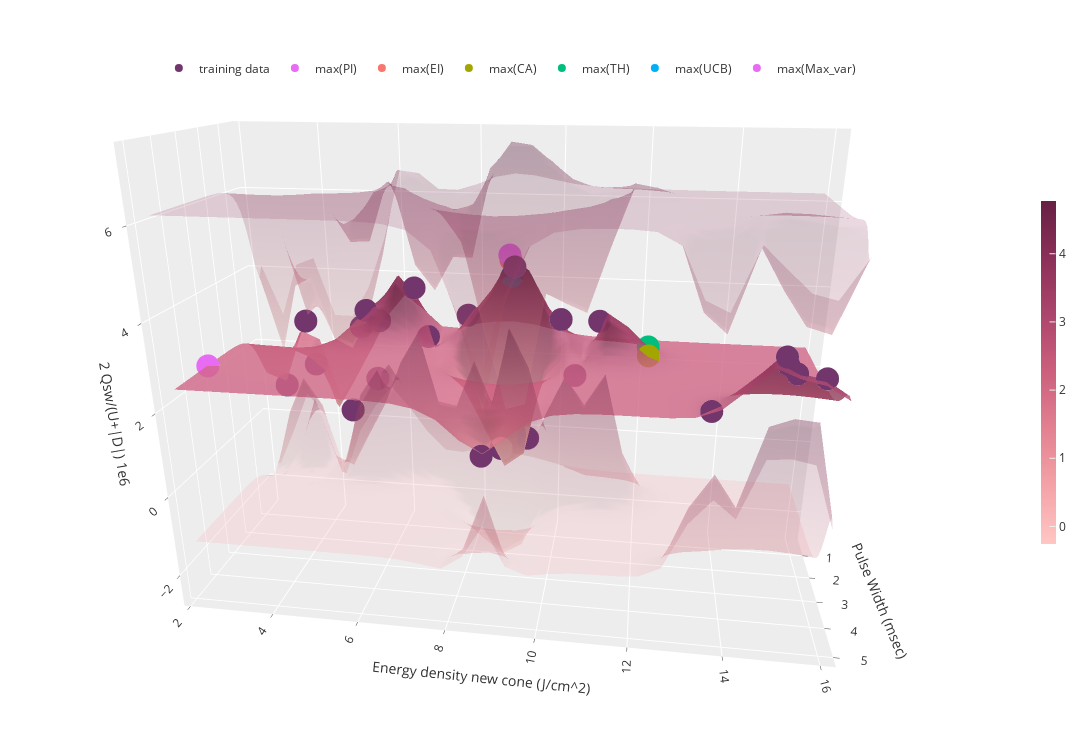

Notebook source saved alongside this figure:
### Code cell
vis_acq(raw_train_x, train_y, raw_test_grid, pred_labels, upper_surf, lower_surf, acqs)

### Figure 1 — Plotly figure (JSON) as saved in the notebook; plotly's stock layout.template omitted (floating-point values rounded to 4 significant figures; data arrays with more than 128 entries replaced by an {"elided": "..."} marker saying what was removed)
{"data": [{"colorbar": {"len": 0.5, "thickness": 15}, "colorscale": [[0, "rgb(255, 198, 196)"], [0.1667, "rgb(244, 163, 168)"], [0.3333, "rgb(227, 129, 145)"], [0.5, "rgb(204, 96, 125)"], [0.6667, "rgb(173, 70, 108)"], [0.8333, "rgb(139, 48, 88)"], [1, "rgb(103, 32, 68)"]], "name": "GP regression", "opacity": 0.8, "x": [0.3393, 0.5055, 0.6718, 0.8381, 1.004, 1.171, 1.337, 1.503, 1.669, 1.836, 2.002, 2.168, 2.334, 2.501, 2.667, 2.833, 2.999, 3.166, 3.332, 3.498, 3.664, 3.831, 3.997, 4.163, 4.329, 4.496, 4.662, 4.828, 4.994, 5.161], "y": [2.276, 2.746, 3.215, 3.685, 4.154, 4.624, 5.094, 5.563, 6.033, 6.502, 6.972, 7.441, 7.911, 8.381, 8.85, 9.32, 9.789, 10.26, 10.73, 11.2, 11.67, 12.14, 12.61, 13.08, 13.55, 14.02, 14.49, 14.95, 15.42, 15.89], "z": {"elided": "30x30 float values"}, "type": "surface"}, {"colorscale": [[0, "rgb(255, 198, 196)"], [0.1667, "rgb(244, 163, 168)"], [0.3333, "rgb(227, 129, 145)"], [0.5, "rgb(204, 96, 125)"], [0.6667, "rgb(173, 70, 108)"], [0.8333, "rgb(139, 48, 88)"], [1, "rgb(103, 32, 68)"]], "opacity": 0.2, "showscale": false, "x": [0.3393, 0.5055, 0.6718, 0.8381, 1.004, 1.171, 1.337, 1.503, 1.669, 1.836, 2.002, 2.168, 2.334, 2.501, 2.667, 2.833, 2.999, 3.166, 3.332, 3.498, 3.664, 3.831, 3.997, 4.163, 4.329, 4.496, 4.662, 4.828, 4.994, 5.161], "y": [2.276, 2.746, 3.215, 3.685, 4.154, 4.624, 5.094, 5.563, 6.033, 6.502, 6.972, 7.441, 7.911, 8.381, 8.85, 9.32, 9.789, 10.26, 10.73, 11.2, 11.67, 12.14, 12.61, 13.08, 13.55, 14.02, 14.49, 14.95, 15.42, 15.89], "z": {"elided": "30x30 float values"}, "type": "surface"}, {"colorscale": [[0, "rgb(255, 198, 196)"], [0.1667, "rgb(244, 163, 168)"], [0.3333, "rgb(227, 129, 145)"], [0.5, "rgb(204, 96, 125)"], [0.6667, "rgb(173, 70, 108)"], [0.8333, "rgb(139, 48, 88)"], [1, "rgb(103, 32, 68)"]], "opacity": 0.2, "showscale": false, "x": [0.3393, 0.5055, 0.6718, 0.8381, 1.004, 1.171, 1.337, 1.503, 1.669, 1.836, 2.002, 2.168, 2.334, 2.501, 2.667, 2.833, 2.999, 3.166, 3.332, 3.498, 3.664, 3.831, 3.997, 4.163, 4.329, 4.496, 4.662, 4.828, 4.994, 5.161], "y": [2.276, 2.746, 3.215, 3.685, 4.154, 4.624, 5.094, 5.563, 6.033, 6.502, 6.972, 7.441, 7.911, 8.381, 8.85, 9.32, 9.789, 10.26, 10.73, 11.2, 11.67, 12.14, 12.61, 13.08, 13.55, 14.02, 14.49, 14.95, 15.42, 15.89], "z": {"elided": "30x30 float values"}, "type": "surface"}, {"marker": {"color": "#72356c"}, "mode": "markers", "name": "training data", "x": [0.5, 0.5, 1.0, 1.0, 1.5, 1.5, 5.0, 5.0, 0.5, 5.0, 2.0, 0.5, 0.5, 0.5, 1.0, 1.0, 2.0, 2.0, 2.0, 2.0, 5.0, 5.0, 5.0], "y": [2.73, 3.4, 3.79, 6.44, 5.36, 8.99, 8.8, 14.67, 5.24, 14.89, 10.13, 4.51, 5.37, 4.88, 6.76, 7.77, 8.73, 9.38, 10.48, 11.01, 14.71, 15.44, 13.37], "z": [0.873, 2.677, 1.699, 3.805, 3.335, 4.535, 1.363, 3.841, 1.201, 3.514, 3.471, 0.2633, 2.775, 2.591, 2.58, 3.174, 0.1315, 0.4512, 2.127, 3.468, 3.686, 3.446, 2.652], "type": "scatter3d"}, {"mode": "markers", "name": "max(PI)", "x": [1.337], "y": [8.85], "z": [4.774], "type": "scatter3d"}, {"mode": "markers", "name": "max(EI)", "x": [1.171], "y": [8.85], "z": [4.622], "type": "scatter3d"}, {"mode": "markers", "name": "max(CA)", "x": [2.334], "y": [12.14], "z": [2.81], "type": "scatter3d"}, {"mode": "markers", "name": "max(TH)", "x": [1.337], "y": [12.14], "z": [2.69], "type": "scatter3d"}, {"mode": "markers", "name": "max(UCB)", "x": [1.004], "y": [8.85], "z": [4.192], "type": "scatter3d"}, {"mode": "markers", "name": "max(Max_var)", "x": [3.664], "y": [2.276], "z": [2.519], "type": "scatter3d"}], "layout": {"margin": {"r": 20, "l": 10, "b": 15, "t": 10}, "legend": {"orientation": "h", "yanchor": "bottom", "y": 0.9, "xanchor": "right", "x": 0.85}, "width": 1200, "height": 750, "scene": {"xaxis": {"title": {"text": "Pulse Width (msec)"}}, "yaxis": {"title": {"text": "Energy density new cone (J/cm^2)"}}, "zaxis": {"title": {"text": "2 Qsw/(U+|D|) 1e6"}}, "camera": {"up": {"x": 0, "y": 0, "z": 1}, "center": {"x": 0, "y": 0, "z": 0}, "eye": {"x": 2, "y": 0.3, "z": 0.75}}}}}
